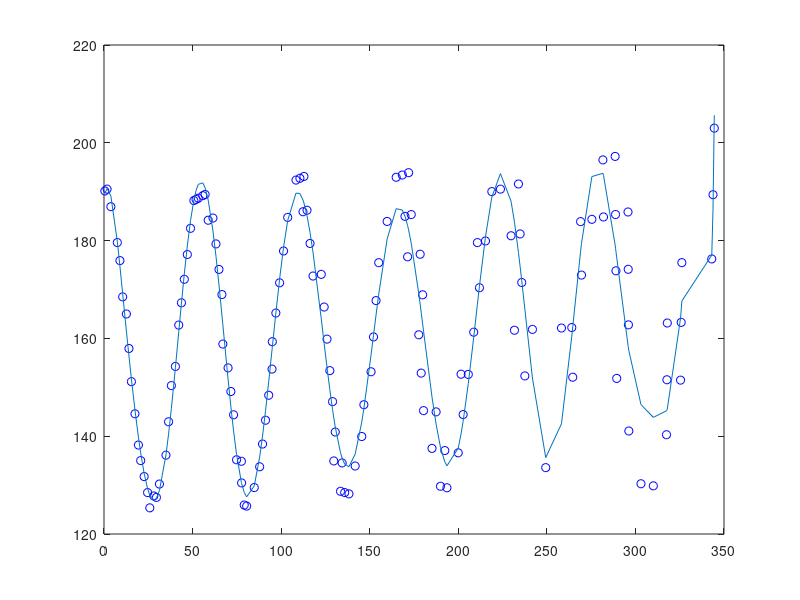

Write the MATLAB code that produced this figure. (Note: this script raises an error after producing the figure.)
Corners = [ 156, 315;283, 297; 339, 270;31, 30]
A=[31, 30]
B=[339, 270]
C=[283, 297]
D=[156, 315]
Width=max(Corners(:, 1))
Height=max(Corners(:, 2))
C1= [
152, 304;
154, 304;
156, 304;
158, 303;
160, 303;
162, 302;
164, 301;
166, 300;
168, 299;
170, 298;
233, 297;
234, 297;
235, 297;
236, 297;
237, 297;
238, 297;
172, 296;
233, 296;
239, 296;
240, 296;
174, 295;
241, 295;
242, 295;
232, 294;
244, 294;
246, 294;
271, 294;
272, 294;
176, 293;
232, 293;
247, 293;
271, 293;
273, 293;
274, 293;
232, 292;
249, 292;
271, 292;
272, 292;
276, 292;
291, 292;
292, 292;
179, 291;
232, 291;
251, 291;
273, 291;
279, 291;
280, 291;
293, 291;
294, 291;
232, 290;
253, 290;
273, 290;
274, 290;
281, 290;
293, 290;
296, 290;
181, 289;
233, 289;
255, 289;
275, 289;
283, 289;
285, 289;
294, 289;
295, 289;
257, 288;
276, 288;
286, 288;
296, 288;
297, 288;
183, 287;
233, 287;
259, 287;
277, 287;
288, 287;
298, 287;
233, 286;
278, 286;
290, 286;
299, 286;
186, 285;
262, 285;
279, 285;
292, 285;
294, 285;
301, 285;
302, 285;
234, 284;
264, 284;
281, 284;
296, 284;
303, 284;
188, 283;
234, 283;
266, 283;
282, 283;
297, 283;
304, 283;
269, 282;
283, 282;
299, 282;
305, 282;
307, 282;
191, 281;
234, 281;
271, 281;
284, 281;
301, 281;
303, 281;
308, 281;
285, 280;
304, 280;
309, 280;
310, 280;
194, 279;
235, 279;
274, 279;
286, 279;
306, 279;
307, 279;
310, 279;
311, 279;
276, 278;
287, 278;
309, 278;
310, 278;
311, 278;
312, 278;
197, 277;
235, 277;
278, 277;
288, 277;
311, 277;
312, 277;
280, 276;
282, 276;
289, 276;
235, 275;
284, 275;
290, 275;
200, 274;
286, 274;
287, 274;
290, 274;
235, 273;
288, 273;
289, 273;
290, 273;
203, 272;
235, 272;
206, 270;
235, 270;
209, 268;
235, 268;
234, 267;
212, 266;
215, 265;
233, 265;
218, 264;
232, 264;
221, 263;
231, 263;
223, 262;
225, 262;
228, 262;
229, 262;
];

X=[    0.4849
    1.7369
    3.8822
    7.5136
   50.7357
   51.9693
   53.2216
   55.7843
   57.0956
    8.9828
   48.8329
   58.8200
   61.5128
  108.3707
  110.5953
  112.8650
   47.0353
   63.2207
  103.7054
  112.3372
  114.6039
  164.9430
  168.4017
  171.9476
   10.5400
   45.3344
   64.9047
  101.3555
  116.3113
  159.8375
  169.9091
  173.4338
  218.9322
  223.7965
  233.9664
  281.6392
  288.5364
  344.5166
   12.6273
   43.7226
   66.5653
   99.1296
  117.9881
  122.6442
  155.0726
  171.3832
  178.4778
  210.7939
  215.3449
  229.8003
  234.9061
  269.0524
  275.4067
  281.9760
  288.7716
  295.8054
  343.7923
   42.1932
   97.0181
  124.2821
  153.5743
  179.8762
  211.9449
  235.8208
  269.5572
  288.9996
  295.9275
  326.2062
  343.0932
   14.0809
   67.0921
   95.0125
  125.8906
  152.1387
  177.6976
  208.7178
  231.7121
  241.8583
  258.2505
  264.0567
  296.0459
  317.9872
  325.8341
   40.3084
   70.0353
   94.8519
  127.4705
  150.7621
  179.0575
  201.5588
  205.6509
  237.5792
  264.6093
  289.4352
  317.7585
  325.4740
   15.4773
   38.0398
   71.6045
   92.9784
  129.0226
  146.7019
  180.3884
  187.4761
  202.7324
  296.2721
  317.5369
   73.1527
   91.1929
  130.5476
  145.4993
  185.1706
  192.3822
  199.9518
  249.3614
  303.1305
  310.1073
   17.4788
   36.4487
   89.4895
  129.7267
  134.4104
  141.7855
  189.9635
  193.5877
   74.8235
   77.5724
   87.8625
  133.5190
  135.8769
  138.2803
   19.4238
   34.9791
   77.6758
   84.8144
   20.7082
   79.1443
   80.5320
   22.6537
   31.2850
   24.6011
   28.1201
   29.5787
   25.8576]
Y=[  190.1487
  190.5292
  186.9363
  179.6069
  188.1835
  188.4283
  188.6768
  189.1853
  189.4455
  175.9113
  182.5126
  184.1669
  184.6130
  192.3751
  192.7436
  193.1196
  177.1551
  179.3235
  184.7471
  185.9035
  186.2071
  192.9509
  193.4143
  193.8893
  168.4909
  172.0859
  174.1080
  177.8743
  179.4195
  183.9168
  184.9575
  185.3217
  190.0227
  190.5253
  191.5761
  196.5018
  197.2145
  202.9986
  164.9915
  167.2823
  168.9651
  171.3642
  172.7535
  173.0965
  175.4855
  176.6871
  177.2098
  179.5905
  179.9258
  180.9907
  181.3669
  183.8825
  184.3506
  184.8345
  185.3352
  185.8534
  189.3886
  162.7239
  165.1888
  166.4146
  167.7316
  168.9141
  170.3560
  171.4294
  172.9462
  173.8203
  174.1318
  175.4932
  176.2524
  157.9352
  158.8443
  159.3231
  159.8526
  160.3027
  160.7410
  161.2730
  161.6673
  161.8413
  162.1224
  162.2220
  162.7705
  163.1468
  163.2813
  154.2620
  153.9705
  153.7271
  153.4073
  153.1789
  152.9014
  152.6807
  152.6406
  152.3275
  152.0625
  151.8190
  151.5413
  151.4656
  151.1565
  150.3456
  149.1392
  148.3710
  147.0755
  146.4400
  145.2293
  144.9745
  144.4262
  141.0641
  140.2998
  144.3724
  143.2666
  140.8543
  139.9378
  137.5061
  137.0640
  136.6000
  133.5713
  130.2754
  129.8478
  144.5828
  142.9531
  138.3967
  134.9401
  134.5377
  133.9042
  129.7654
  129.4541
  135.1770
  134.8752
  133.7454
  128.7323
  128.4734
  128.2095
  138.1943
  136.1253
  130.4463
  129.4968
  135.0155
  125.9249
  125.7090
  131.7458
  130.2138
  128.4730
  127.7734
  127.4834
  125.3493]
plot(X, Y, 'ob');
hold on;
%to find frequency, approximate as a 12deg polyn
[Xsort, index]=sort(X)
Ysort=Y(index)
polyn = polyfit(Xsort,Ysort,20);
plot(Xsort,polyval(polyn,Xsort));

%find the points where the polyn is mean(Y)
polyn(end)=polyn(end)-mean(Y)
sols=roots(polyn)
Xmax=max(X);

sols=sols(find(0<sols & sols<Xmax & conj(sols)==sols)) %check if solutions are in domain and real
dist=sols(end)-sols(end-1)


hold on;
opts = fitoptions('Method','NonlinearLeastSquares');
ft=fittype('a*sin(b*x+c)+d');
[sortY, index]=sort(Y, 'descend');
freq=dist
opts.StartPoint=[abs((max(Y)-min(Y))/2), pi/abs(freq), Y(1), mean(Y)]
[fitResult, gof, output] = fit(X, Y, ft, opts );
plot(fitResult);
hold off;